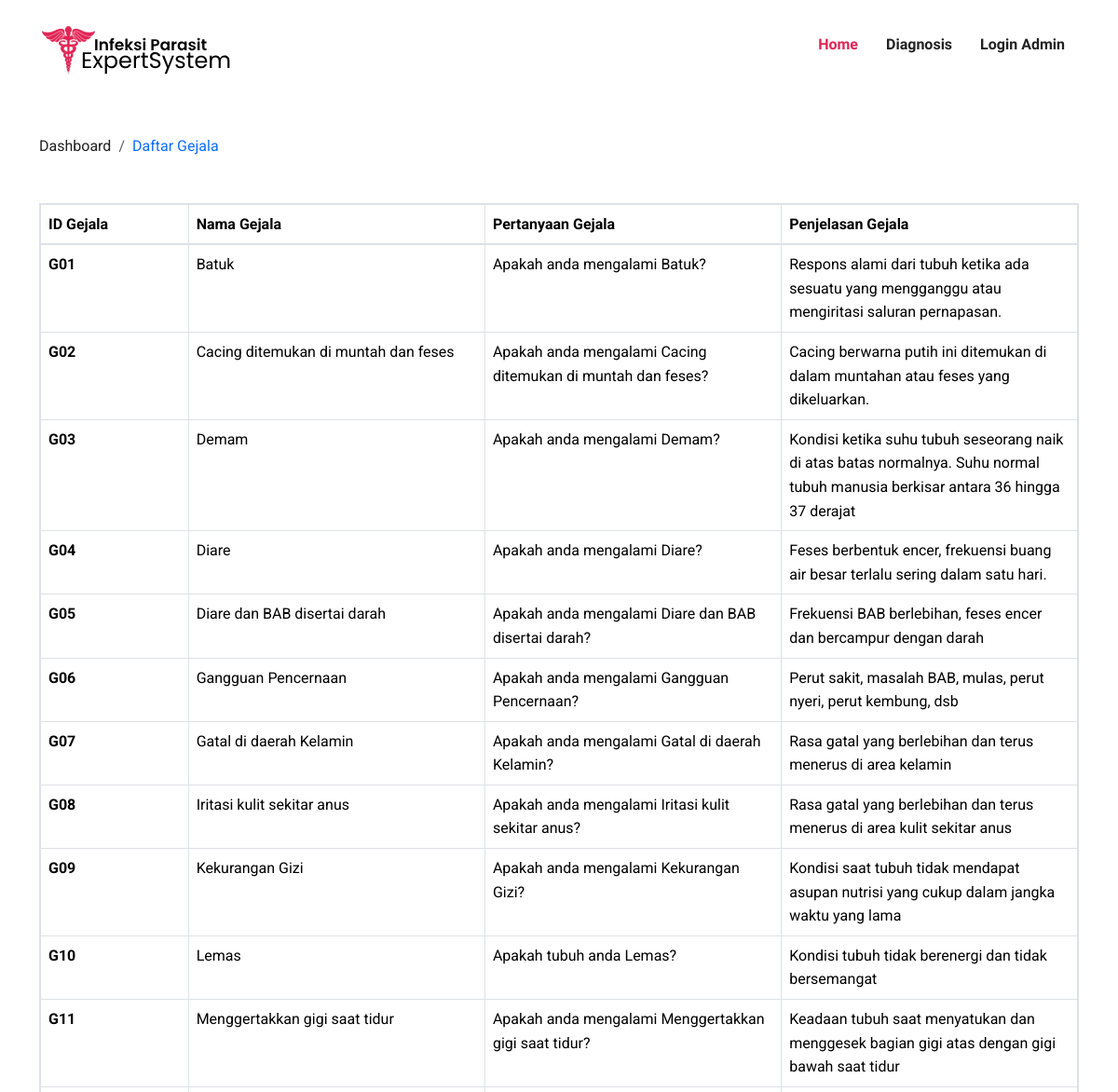
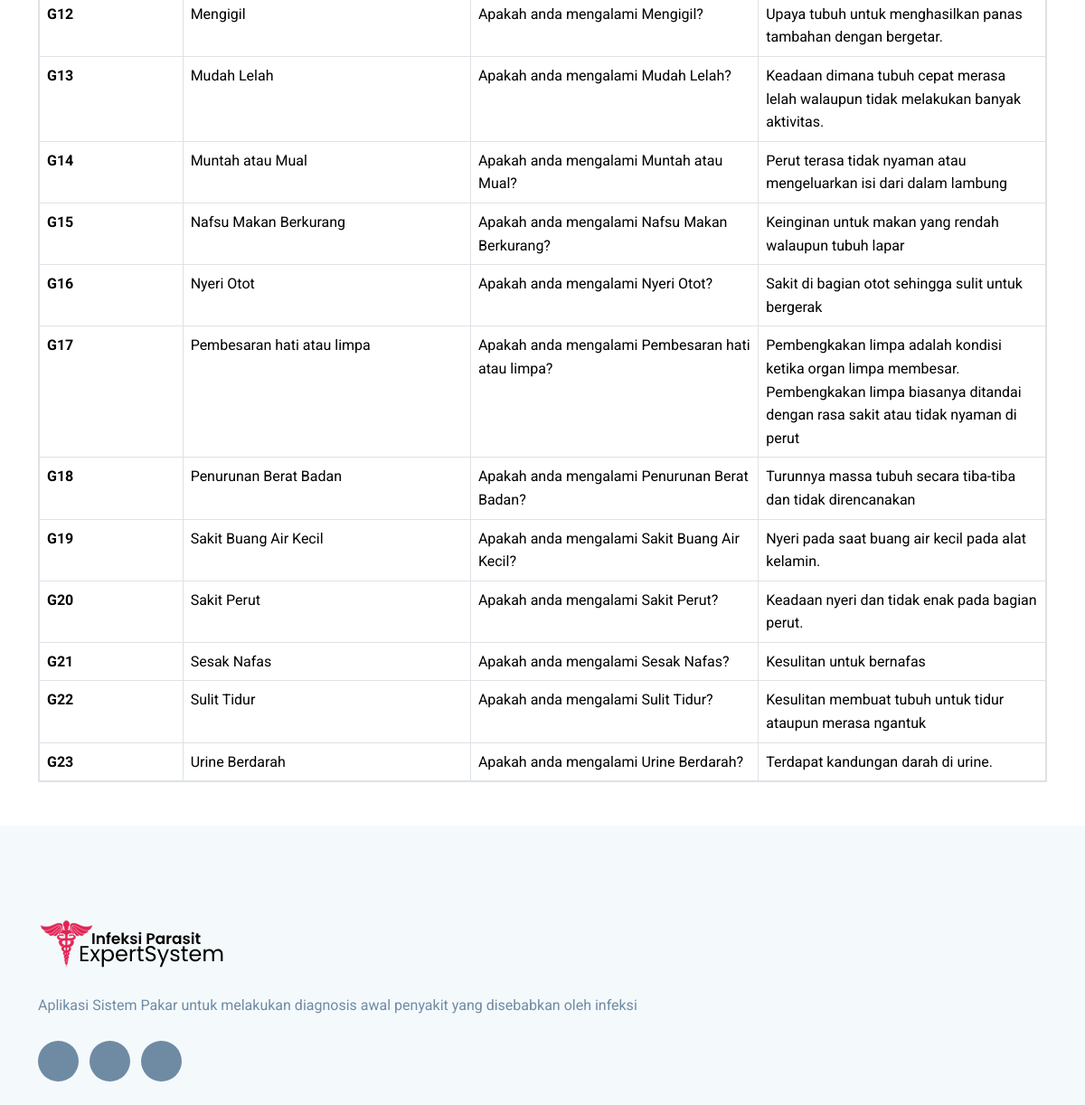
The page /gejala/ on the database its author committed (2 pictures, top to bottom).
### DomainPakar/models.py (models this page shows, shortened)
class Gejala(models.Model):
    IDGejala = models.CharField(max_length=4, null=True, blank=True)
    NamaGejala = models.CharField(max_length=100, null=True, blank=True)
    Pertanyaan = models.CharField(max_length=255, null=True, blank=True)
    SubPenjelasan = models.CharField(max_length=255, null=True, blank=True)

### DomainPakar/views.py (the view, shortened to what this page needs)
# urls.py: path('gejala/', PakarViews.gejalaView),
def gejalaView(request):
    userLogin = request.user.is_authenticated and request.user.is_superuser
    hapusGejalaID = request.GET.get('IDGejalaHapus')
    if hapusGejalaID is not None:
        gejalaObj = Gejala.objects.get(IDGejala=hapusGejalaID)
        gejalaObj.delete()
        sweetify.success(request, 'Hapus Data Gejala Berhasil')
        return redirect('/gejala')
    gejalatObj = Gejala.objects.all()
    contexts = {
        'login': userLogin,
        'gejalas': gejalatObj
    }
    return render(request=request, context=contexts, template_name='gejala.html')

### DomainPakar/templates/gejala.html (shortened to what this page needs)
{% extends 'base.html' %}
{% block content %}
<div class="container">
     <nav class="mt-5" aria-label="breadcrumb">
          <ol class="breadcrumb">
               <li class="breadcrumb-item"><a href="/">Dashboard</a></li>
               <li class="breadcrumb-item text-primary" aria-current="page">Daftar Gejala</li>
          </ol>
     </nav>
     {% if login %}
     <table class="table my-5 table-bordered table-secondary border-2">
          {% else %}
          <table class="table my-5 table-bordered border-2">
               {% endif %}
               <thead>
                    <tr>
                         <th class="col-1" scope="col">ID Gejala</th>
                         <th class="col-2" scope="col">Nama Gejala</th>
                         <th class="col-2" scope="col">Pertanyaan Gejala</th>
                         <th class="col-2" scope="col">Penjelasan Gejala</th>
                    </tr>
               </thead>
               <tbody>
                    {% for gejala in gejalas %}
                    <tr>
                         <th>{{ gejala.IDGejala }}</th>
                         <td>{{ gejala.NamaGejala }}</td>
                         <td>{{ gejala.Pertanyaan | truncatewords:20}}</td>
                         <td>{{ gejala.SubPenjelasan | truncatewords:20 }}</td>
                    </tr>
                    {% endfor %}
               </tbody>
          </table>
</div>
{% endblock %}

### static/css/style.css (style rules this page uses)
html { overflow-x: hidden; }
body { line-height: 1.6; font-family: "Roboto", sans-serif; -webkit-font-smoothing: antialiased; font-size: 16px; color: #6F8BA4; font-weight: 400; overflow-x: hidden; }
a { color: #222; text-decoration: none; transition: all 0.35s ease; }

### rows shown on the page
Gejala: IDGejala "G01", NamaGejala "Batuk", Pertanyaan "Apakah anda mengalami Batuk?", SubPenjelasan "Respons alami dari tubuh ketika ada sesuatu yang mengganggu atau mengiritasi saluran pernapasan."
Gejala: IDGejala "G02", NamaGejala "Cacing ditemukan di muntah dan feses", Pertanyaan "Apakah anda mengalami Cacing ditemukan di muntah dan feses?", SubPenjelasan "Cacing berwarna putih ini ditemukan di dalam muntahan atau feses yang dikeluarkan."
Gejala: IDGejala "G03", NamaGejala "Demam", Pertanyaan "Apakah anda mengalami Demam?", SubPenjelasan "Kondisi ketika suhu tubuh seseorang naik di atas batas normalnya. Suhu normal tubuh manusia berkisar antara 36 hingga 37 derajat"
Gejala: IDGejala "G04", NamaGejala "Diare", Pertanyaan "Apakah anda mengalami Diare?", SubPenjelasan "Feses berbentuk encer, frekuensi buang air besar terlalu sering dalam satu hari."
Gejala: IDGejala "G05", NamaGejala "Diare dan BAB disertai darah", Pertanyaan "Apakah anda mengalami Diare dan BAB disertai darah?", SubPenjelasan "Frekuensi BAB berlebihan, feses encer dan bercampur dengan darah"
Gejala: IDGejala "G06", NamaGejala "Gangguan Pencernaan", Pertanyaan "Apakah anda mengalami Gangguan Pencernaan?", SubPenjelasan "Perut sakit, masalah BAB, mulas, perut nyeri, perut kembung, dsb"
Gejala: IDGejala "G07", NamaGejala "Gatal di daerah Kelamin", Pertanyaan "Apakah anda mengalami Gatal di daerah Kelamin?", SubPenjelasan "Rasa gatal yang berlebihan dan terus menerus di area kelamin"
Gejala: IDGejala "G08", NamaGejala "Iritasi kulit sekitar anus", Pertanyaan "Apakah anda mengalami Iritasi kulit sekitar anus?", SubPenjelasan "Rasa gatal yang berlebihan dan terus menerus di area kulit sekitar anus"
Gejala: IDGejala "G09", NamaGejala "Kekurangan Gizi", Pertanyaan "Apakah anda mengalami Kekurangan Gizi?", SubPenjelasan "Kondisi saat tubuh tidak mendapat asupan nutrisi yang cukup dalam jangka waktu yang lama"
Gejala: IDGejala "G10", NamaGejala "Lemas", Pertanyaan "Apakah tubuh anda Lemas?", SubPenjelasan "Kondisi tubuh tidak berenergi dan tidak bersemangat"
Gejala: IDGejala "G11", NamaGejala "Menggertakkan gigi saat tidur", Pertanyaan "Apakah anda mengalami Menggertakkan gigi saat tidur?", SubPenjelasan "Keadaan tubuh saat menyatukan dan menggesek bagian gigi atas dengan gigi bawah saat tidur"
Gejala: IDGejala "G12", NamaGejala "Mengigil", Pertanyaan "Apakah anda mengalami Mengigil?", SubPenjelasan "Upaya tubuh untuk menghasilkan panas tambahan dengan bergetar."
Gejala: IDGejala "G13", NamaGejala "Mudah Lelah", Pertanyaan "Apakah anda mengalami Mudah Lelah?", SubPenjelasan "Keadaan dimana tubuh cepat merasa lelah walaupun tidak melakukan banyak aktivitas."
Gejala: IDGejala "G14", NamaGejala "Muntah atau Mual", Pertanyaan "Apakah anda mengalami Muntah atau Mual?", SubPenjelasan "Perut terasa tidak nyaman atau mengeluarkan isi dari dalam lambung"
Gejala: IDGejala "G15", NamaGejala "Nafsu Makan Berkurang", Pertanyaan "Apakah anda mengalami Nafsu Makan Berkurang?", SubPenjelasan "Keinginan untuk makan yang rendah walaupun tubuh lapar"
Gejala: IDGejala "G16", NamaGejala "Nyeri Otot", Pertanyaan "Apakah anda mengalami Nyeri Otot?", SubPenjelasan "Sakit di bagian otot sehingga sulit untuk bergerak"
Gejala: IDGejala "G17", NamaGejala "Pembesaran hati atau limpa", Pertanyaan "Apakah anda mengalami Pembesaran hati atau limpa?", SubPenjelasan "Pembengkakan limpa adalah kondisi ketika organ limpa membesar. Pembengkakan limpa biasanya ditandai dengan rasa sakit atau tidak nyaman di perut"
Gejala: IDGejala "G18", NamaGejala "Penurunan Berat Badan", Pertanyaan "Apakah anda mengalami Penurunan Berat Badan?", SubPenjelasan "Turunnya massa tubuh secara tiba-tiba dan tidak direncanakan"
Gejala: IDGejala "G19", NamaGejala "Sakit Buang Air Kecil", Pertanyaan "Apakah anda mengalami Sakit Buang Air Kecil?", SubPenjelasan "Nyeri pada saat buang air kecil pada alat kelamin."
Gejala: IDGejala "G20", NamaGejala "Sakit Perut", Pertanyaan "Apakah anda mengalami Sakit Perut?", SubPenjelasan "Keadaan nyeri dan tidak enak pada bagian perut."
Gejala: IDGejala "G21", NamaGejala "Sesak Nafas", Pertanyaan "Apakah anda mengalami Sesak Nafas?", SubPenjelasan "Kesulitan untuk bernafas"
Gejala: IDGejala "G22", NamaGejala "Sulit Tidur", Pertanyaan "Apakah anda mengalami Sulit Tidur?", SubPenjelasan "Kesulitan membuat tubuh untuk tidur ataupun merasa ngantuk"
Gejala: IDGejala "G23", NamaGejala "Urine Berdarah", Pertanyaan "Apakah anda mengalami Urine Berdarah?", SubPenjelasan "Terdapat kandungan darah di urine."
